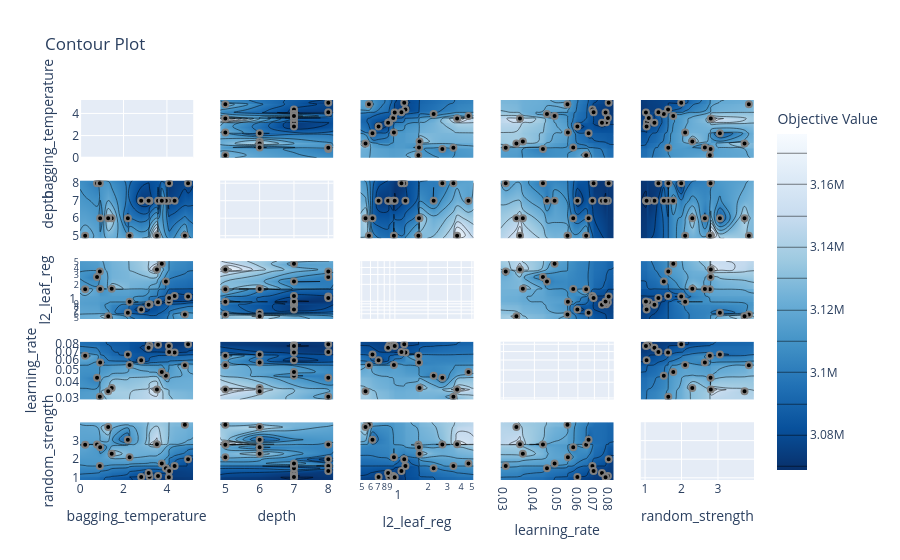
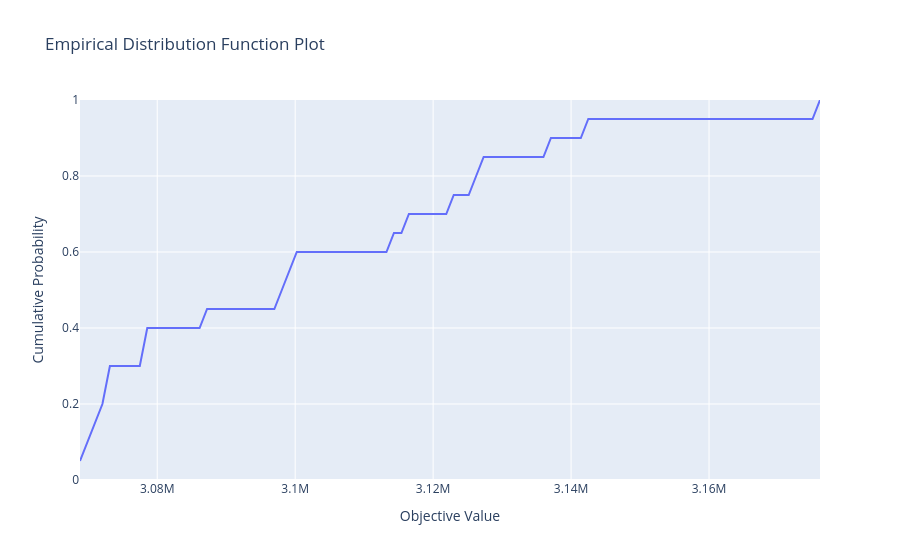
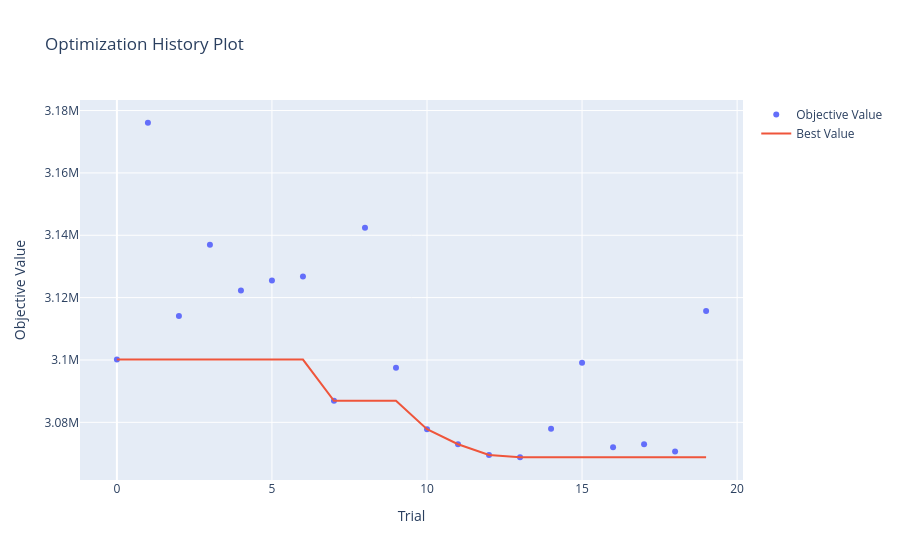
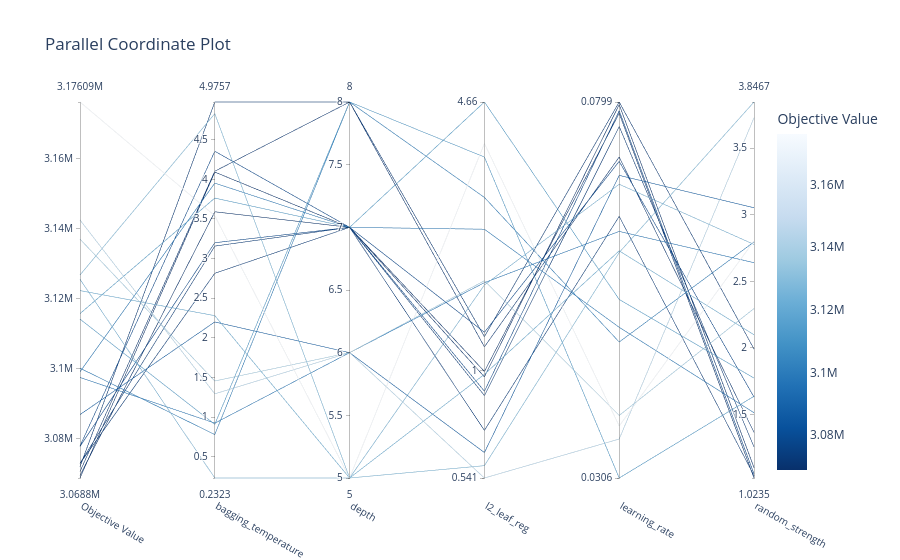

The code cell stored with these charts, in order, in its notebook:
### Code cell
from IPython.display import display
# выводим все графики в ноутбуке в случае проблем с выводом ячеек
plots = [
    plot_contour,
    plot_edf,
    plot_optimization_history,
    plot_parallel_coordinate,
    plot_param_importances,
    plot_slice,
    plot_rank,
    plot_timeline,
]

for p in plots:
    display(p)
